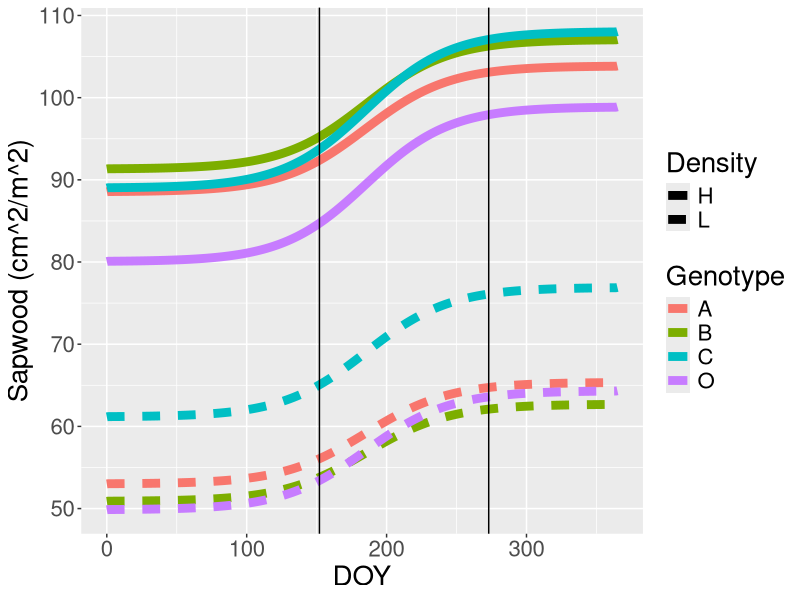
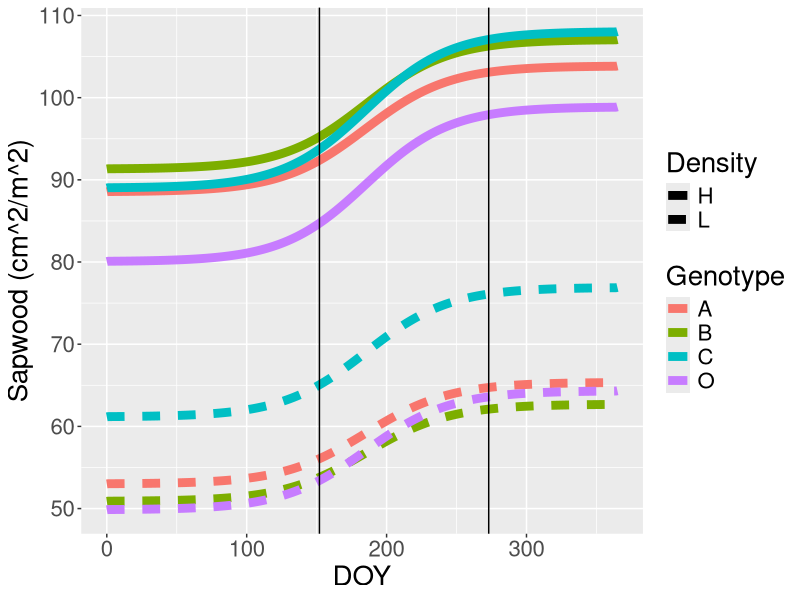

R code for these plots, in order: (Note: this script raises an error after producing the figures.)
## ---- chunk 1
knitr::opts_chunk$set(echo = TRUE)
library("dplyr")
library("tidyverse")
library("lubridate")
library("readxl")
library("writexl")

getwd()
DailySection<-read_excel("../Data/Processed/Sapwood/17Sapwood.xlsx")
## ---- chunk 2
getwd()
PlotLevelSapwood<-read_xlsx( "../Data/Processed/Sapwood/PlotLevelSapwood.xlsx")


#write_xlsx(PerGround, "../Data/Processed/Sapwood/SapwoodPerGround.xlsx" )

  
 #PerGround<-PerGround%>%pivot_longer(cols= 2:9, names_to = "ID", values_to = "Area")
PlotLevelSapwood<-aggregate(PlotLevelSapwood$SapwoodPerGroundArea, by=list(PlotLevelSapwood$DOY,PlotLevelSapwood$ID), FUN = "sum")
names(PlotLevelSapwood)[1]<-"DOY"
names(PlotLevelSapwood)[2]<-"ID"
names(PlotLevelSapwood)[3]<-"Sapwood"

PlotLevelSapwood<-PlotLevelSapwood%>%mutate(Density=substr(PlotLevelSapwood$ID,1,1))

PlotLevelSapwood<-PlotLevelSapwood%>%mutate(Genotype=str_sub(PlotLevelSapwood$ID,-1,-1))



PlotLevelSapwoodArea<-ggplot(PlotLevelSapwood, aes(x=DOY, y=Sapwood, color=Genotype, linetype=Density))+
  scale_x_continuous()+
  geom_line(size=3)+
  xlab("DOY")+ylab("Sapwood (cm^2/m^2)")+
   theme(text = element_text(size = 20))+
   geom_vline(xintercept = 152)+
  geom_vline(xintercept = 273)

PlotLevelSapwoodArea

ggsave("../Data/Processed/Sapwood/SapwoodPerGroundLegend.jpeg", PlotLevelSapwoodArea, height = 7, width = 10, units = "in", dpi = 500)
## ---- chunk 3
summary(LA1$Sapwood)
summary(LB1$Sapwood)
summary(LC1$Sapwood)
summary(LO1$Sapwood)
summary(HA1$Sapwood)
summary(HB1$Sapwood)
summary(HC1$Sapwood)
summary(HO1$Sapwood)

summary(LA2$Sapwood)
summary(LB2$Sapwood)
summary(LC2$Sapwood)
summary(LO2$Sapwood)
summary(HA2$Sapwood)
summary(HB2$Sapwood)
summary(HC2$Sapwood)
summary(HO2$Sapwood)

summary(LA3$Sapwood)
summary(LB3$Sapwood)
summary(LC3$Sapwood)
summary(LO3$Sapwood)
summary(HA3$Sapwood)
summary(HB3$Sapwood)
summary(HC3$Sapwood)
summary(HO3$Sapwood)

summary(LA4$Sapwood)
summary(LB4$Sapwood)
summary(LC4$Sapwood)
summary(LO4$Sapwood)
summary(HA4$Sapwood)
summary(HB4$Sapwood)
summary(HC4$Sapwood)
summary(HO4$Sapwood)

#install.packages("plotrix")
library(plotrix)
std.error(LA1$Sapwood)
std.error(LB1$Sapwood)
std.error(LC1$Sapwood)
std.error(LO1$Sapwood)
std.error(HA1$Sapwood)
std.error(HB1$Sapwood)
std.error(HC1$Sapwood)
std.error(HO1$Sapwood)

std.error(LA2$Sapwood)
std.error(LB2$Sapwood)
std.error(LC2$Sapwood)
std.error(LO2$Sapwood)
std.error(HA2$Sapwood)
std.error(HB2$Sapwood)
std.error(HC2$Sapwood)
std.error(HO2$Sapwood)

std.error(LA3$Sapwood)
std.error(LB3$Sapwood)
std.error(LC3$Sapwood)
std.error(LO3$Sapwood)
std.error(HA3$Sapwood)
std.error(HB3$Sapwood)
std.error(HC3$Sapwood)
std.error(HO3$Sapwood)

std.error(LA4$Sapwood)
std.error(LB4$Sapwood)
std.error(LC4$Sapwood)
std.error(LO4$Sapwood)
std.error(HA4$Sapwood)
std.error(HB4$Sapwood)
std.error(HC4$Sapwood)
std.error(HO4$Sapwood)

